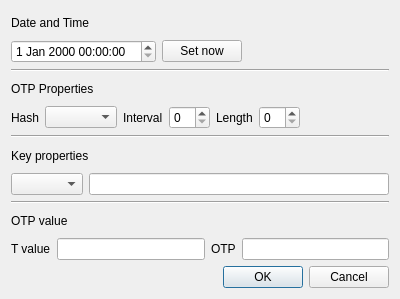
<?xml version="1.0" encoding="UTF-8"?>
<ui version="4.0">
 <class>GenOTPDlg</class>
 <widget class="QDialog" name="GenOTPDlg">
  <property name="geometry">
   <rect>
    <x>0</x>
    <y>0</y>
    <width>400</width>
    <height>299</height>
   </rect>
  </property>
  <property name="windowTitle">
   <string>Generate OTP value</string>
  </property>
  <layout class="QVBoxLayout" name="verticalLayout">
   <item>
    <widget class="QLabel" name="label_6">
     <property name="text">
      <string>Date and Time</string>
     </property>
    </widget>
   </item>
   <item>
    <layout class="QHBoxLayout" name="horizontalLayout">
     <item>
      <widget class="QDateTimeEdit" name="mDateTime">
       <property name="dateTime">
        <datetime>
         <hour>0</hour>
         <minute>0</minute>
         <second>0</second>
         <year>2000</year>
         <month>1</month>
         <day>1</day>
        </datetime>
       </property>
      </widget>
     </item>
     <item>
      <widget class="QPushButton" name="mSetNowBtn">
       <property name="text">
        <string>Set now</string>
       </property>
      </widget>
     </item>
     <item>
      <spacer name="horizontalSpacer">
       <property name="orientation">
        <enum>Qt::Horizontal</enum>
       </property>
       <property name="sizeHint" stdset="0">
        <size>
         <width>40</width>
         <height>20</height>
        </size>
       </property>
      </spacer>
     </item>
    </layout>
   </item>
   <item>
    <widget class="Line" name="line">
     <property name="orientation">
      <enum>Qt::Horizontal</enum>
     </property>
    </widget>
   </item>
   <item>
    <widget class="QLabel" name="label_7">
     <property name="text">
      <string>OTP Properties</string>
     </property>
    </widget>
   </item>
   <item>
    <layout class="QHBoxLayout" name="horizontalLayout_2">
     <item>
      <widget class="QLabel" name="label">
       <property name="text">
        <string>Hash</string>
       </property>
      </widget>
     </item>
     <item>
      <widget class="QComboBox" name="mHashTypeCombo"/>
     </item>
     <item>
      <widget class="QLabel" name="label_2">
       <property name="text">
        <string>Interval</string>
       </property>
      </widget>
     </item>
     <item>
      <widget class="QSpinBox" name="mIntervalSpin"/>
     </item>
     <item>
      <widget class="QLabel" name="label_3">
       <property name="text">
        <string>Length</string>
       </property>
      </widget>
     </item>
     <item>
      <widget class="QSpinBox" name="mLengthSpin"/>
     </item>
     <item>
      <spacer name="horizontalSpacer_2">
       <property name="orientation">
        <enum>Qt::Horizontal</enum>
       </property>
       <property name="sizeHint" stdset="0">
        <size>
         <width>40</width>
         <height>20</height>
        </size>
       </property>
      </spacer>
     </item>
    </layout>
   </item>
   <item>
    <widget class="Line" name="line_2">
     <property name="orientation">
      <enum>Qt::Horizontal</enum>
     </property>
    </widget>
   </item>
   <item>
    <widget class="QLabel" name="label_8">
     <property name="text">
      <string>Key properties</string>
     </property>
    </widget>
   </item>
   <item>
    <layout class="QHBoxLayout" name="horizontalLayout_3">
     <item>
      <widget class="QComboBox" name="mKeyTypeCombo"/>
     </item>
     <item>
      <widget class="QLineEdit" name="mKeyText"/>
     </item>
    </layout>
   </item>
   <item>
    <widget class="Line" name="line_3">
     <property name="orientation">
      <enum>Qt::Horizontal</enum>
     </property>
    </widget>
   </item>
   <item>
    <widget class="QLabel" name="label_9">
     <property name="text">
      <string>OTP value</string>
     </property>
    </widget>
   </item>
   <item>
    <layout class="QHBoxLayout" name="horizontalLayout_4">
     <item>
      <widget class="QLabel" name="label_4">
       <property name="text">
        <string>T value</string>
       </property>
      </widget>
     </item>
     <item>
      <widget class="QLineEdit" name="mTValueText"/>
     </item>
     <item>
      <widget class="QLabel" name="label_5">
       <property name="text">
        <string>OTP</string>
       </property>
      </widget>
     </item>
     <item>
      <widget class="QLineEdit" name="mOTPValueText"/>
     </item>
    </layout>
   </item>
   <item>
    <widget class="QDialogButtonBox" name="buttonBox">
     <property name="orientation">
      <enum>Qt::Horizontal</enum>
     </property>
     <property name="standardButtons">
      <set>QDialogButtonBox::Cancel|QDialogButtonBox::Ok</set>
     </property>
    </widget>
   </item>
  </layout>
 </widget>
 <resources/>
 <connections>
  <connection>
   <sender>buttonBox</sender>
   <signal>accepted()</signal>
   <receiver>GenOTPDlg</receiver>
   <slot>accept()</slot>
   <hints>
    <hint type="sourcelabel">
     <x>248</x>
     <y>254</y>
    </hint>
    <hint type="destinationlabel">
     <x>157</x>
     <y>274</y>
    </hint>
   </hints>
  </connection>
  <connection>
   <sender>buttonBox</sender>
   <signal>rejected()</signal>
   <receiver>GenOTPDlg</receiver>
   <slot>reject()</slot>
   <hints>
    <hint type="sourcelabel">
     <x>316</x>
     <y>260</y>
    </hint>
    <hint type="destinationlabel">
     <x>286</x>
     <y>274</y>
    </hint>
   </hints>
  </connection>
 </connections>
</ui>
